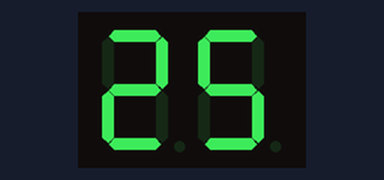
A sketch run on a simulated Arduino Mega 2560, built with avr-gcc and run on an emulated ATmega2560. On the bench: 2-digit seven-segment display. Wiring (from diagram.json): 2-digit 7-segment display, segments lit when HIGH: segments pin 54, pin 55, pin 56, pin 57, pin 58, pin 59, pin 60, pin 61; digit selects pin 62, pin 63. The segment pins are drawn as the display they are named for.

Above: at 0.3 s.
At 19.84 s:
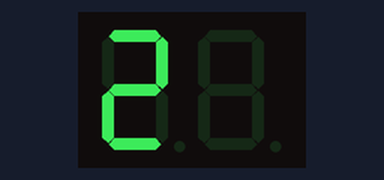
At 39.0 s:
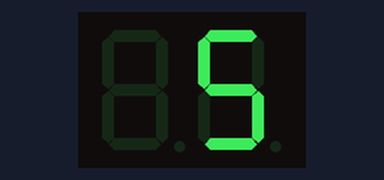

The sketch:

sketch.ino
```cpp
void setup()
{
  volatile uint8_t *ddr;
  ddr=(uint8_t *)0x30;                 //Port F
  *ddr=0xFF;
  ddr=(uint8_t *)0x107;                //Port K
  *ddr=0x03;

  volatile uint8_t *out;
  volatile uint32_t t;
  while(1)
  {
      out=(uint8_t *)0x108;
      *out=0xfe;                      //0b11111110
      out=(uint8_t *)0x31;
      *out=0x5b;                      //Digit '2'
      for(t=0; t<40000; t++);         //delay
      *out=0x00;
      out=(uint8_t *)0x108;
      *out=0xfd;                      //0b11111101
      out=(uint8_t *)0x31;
      *out=0x6d;                      //Digit '5'
      for(t=0; t<40000; t++);         //delay
      *out=0x00;
  }
}

void loop()
{

}
```
